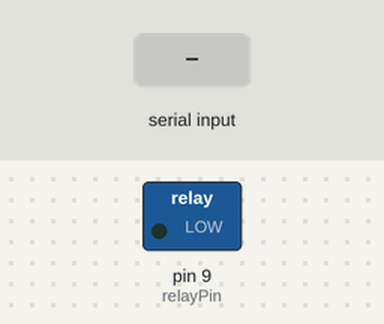
Recording of a sketch running on a simulated Arduino Uno, built with avr-gcc and run on an emulated ATmega328P. On the bench: switched loads named in the sketch (green lamp = pin HIGH). Dashed ring = blinking. Inputs (shaded band) come from the test bench.

Above: at 1.2 s.
1.3 s: "c" received over Serial
At 2.1 s:
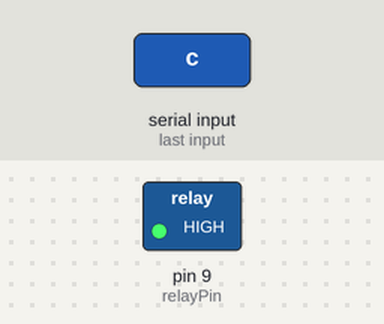
Timing chart, 0 to 5.8 s (numbered marks = the images above; inputs shaded):
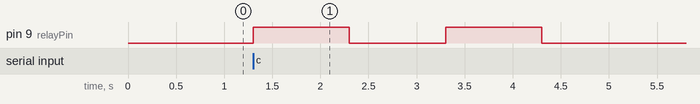

Measured:
- after the input at 1.3 s, pin 9 (relayPin): alternates HIGH for 1.0 s and LOW for 1.0 s, 4 changes in all, then stays LOW, starting at once

The sketch:

sketch.ino
```cpp
int relayPin = 9;
int sendTime = 1000;
int delayTime = 5000;

unsigned long changeTime = delayTime;

void setup()
{
  Serial.begin(9600);
  pinMode(relayPin, OUTPUT);
}

void gatePing()
{
  digitalWrite(relayPin, HIGH);
  delay(sendTime);
  digitalWrite(relayPin, LOW);
  delay(sendTime);
}

void loop()
{
  if ( Serial.available() && (millis() - changeTime > delayTime) )  {
    changeTime = millis();
    char command = Serial.read();
    switch (command) {
      case 'o':
        gatePing();
        break;
      case 'c':
        gatePing();
        gatePing();
        break;
    }
  }
  while(Serial.available()) Serial.read();
}
```
